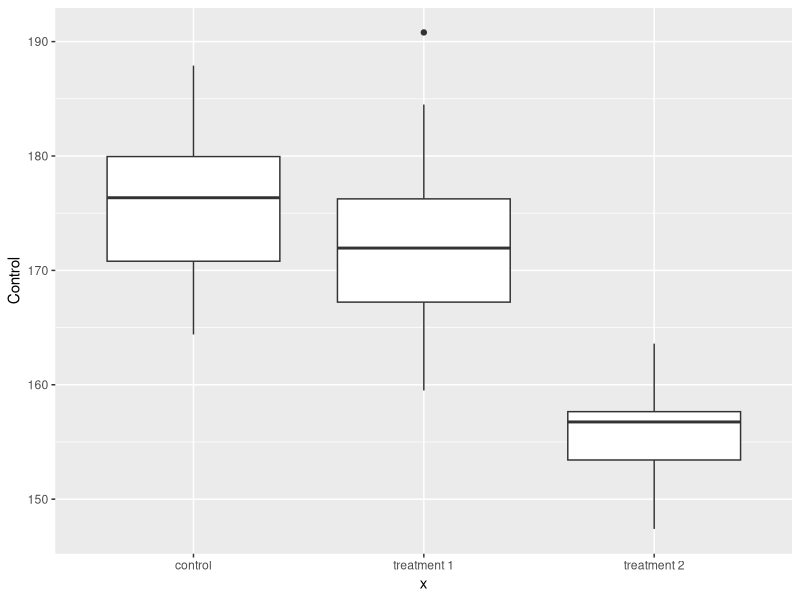
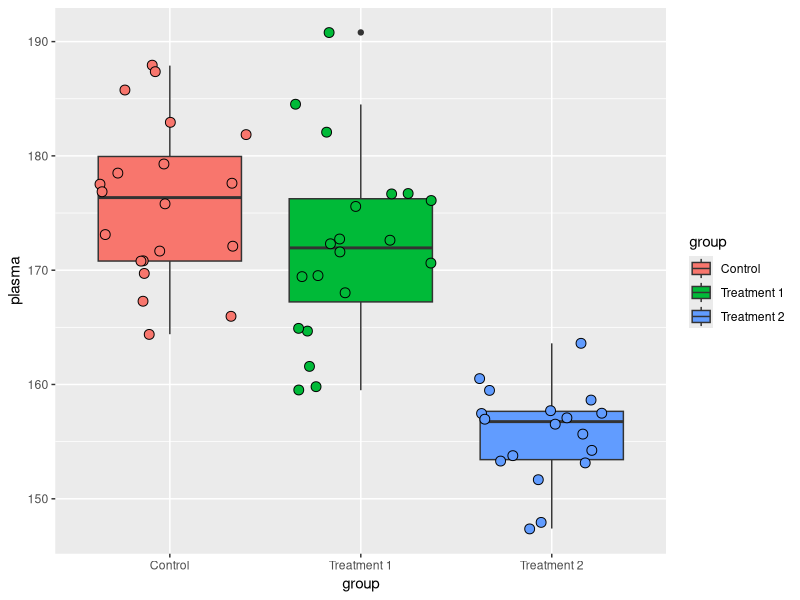
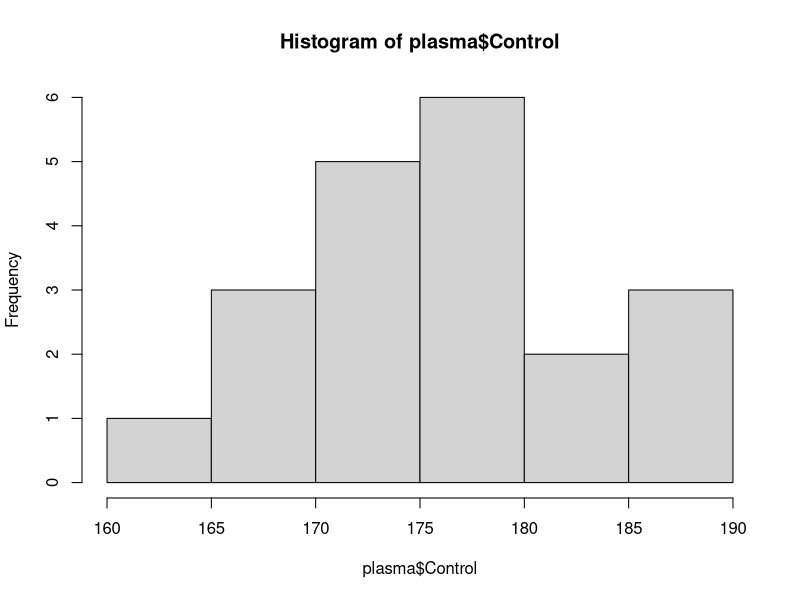
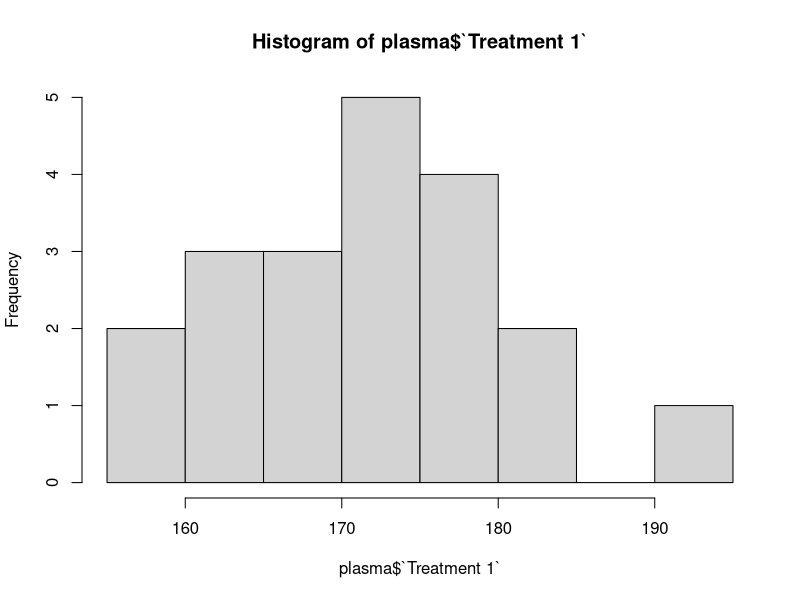
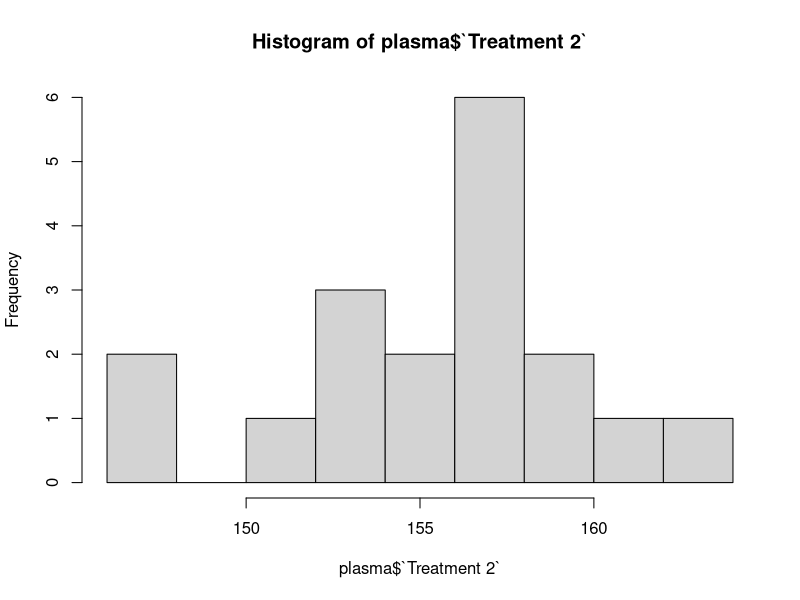
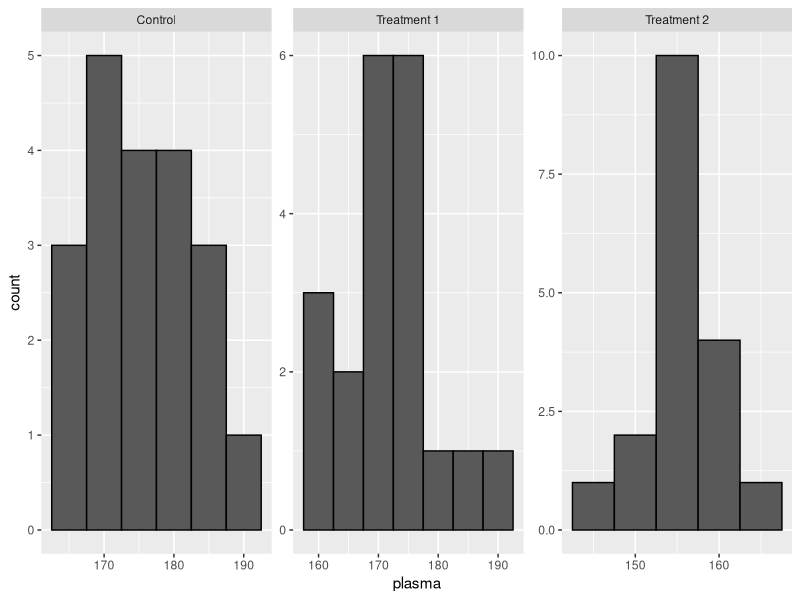
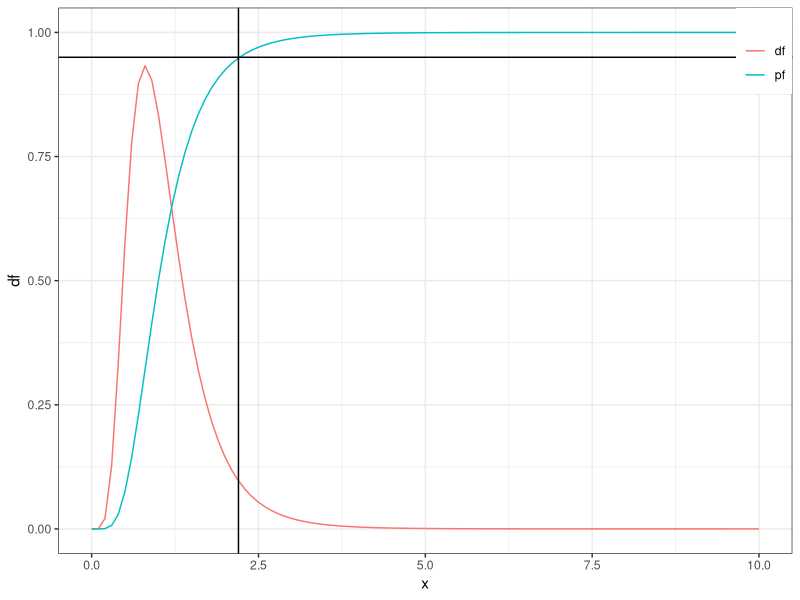
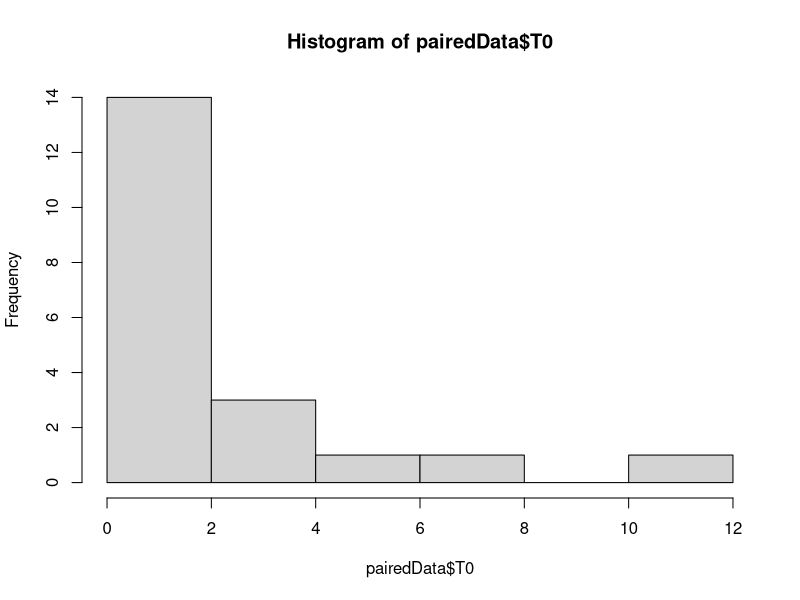

R code for these plots, in order:
## ---- chunk 1
library(ggplot2)
library(tidyr)
library(dplyr)
library(ggbeeswarm)

df_bisphenol <- read.csv("data/ExerciceBisphenol.csv")

plasma <- readxl::read_xlsx("data/ExercicePlasmaCholesterol.xlsx")

pairedData <- readxl::read_xlsx("data/pairedData.xlsx")


## ---- chunk 2
knitr::opts_chunk$set(warning = F)
## ---- chunk 3
plasma
## ---- chunk 4
ggplot(plasma)+
  geom_boxplot(aes(x = "control",y = Control))+
  geom_boxplot(aes(x = "treatment 1",`Treatment 1`))+
  geom_boxplot(aes(x = "treatment 2",`Treatment 2`))
## ---- chunk 5
plasma_long <- pivot_longer(plasma,
                            cols = c("Control","Treatment 1","Treatment 2"),
                            values_to = "plasma",
                            names_to = "group")
plasma_long
## ---- chunk 6
ggplot(data=plasma_long,
       aes(x = group,
           y = plasma,
           fill=group))+  #define data and variables
  geom_boxplot()+
  geom_jitter(shape=21,show.legend = F,cex=3) #create one layer of graph

## ---- chunk 7
hist(plasma$Control)
## ---- chunk 8
hist(plasma$`Treatment 1`)
## ---- chunk 9
hist(plasma$`Treatment 2`)
## ---- chunk 10
plasma_long %>%
  ggplot()+
  geom_histogram(aes(plasma),
                 binwidth = 5,
                 color = "black")+
  facet_wrap(~group,scales = "free")
## ---- chunk 11
var(plasma$Control)
var(plasma$`Treatment 1`)
var(plasma$`Treatment 2`)
## ---- chunk 12
plasma$`Treatment 2`
## ---- chunk 13
var(plasma$`Treatment 2`,na.rm = T)
## ---- chunk 14
plasma_long %>%
  group_by(group)%>%
  dplyr::summarise(mean = mean(plasma,na.rm = T),
                   sd = sd(plasma,na.rm = T),
                   var = var(plasma,na.rm = T))
## ---- chunk 15
aov_res <- aov(plasma ~ group,
               data = plasma_long)

summary(aov_res)
## ---- chunk 16
N <- nrow(na.omit(plasma))
x <- seq(0,10,0.1)
data.frame(x = x,
           df = df(x,N,N),
           pf = pf(x,N,N)) %>%
  ggplot()+
  geom_line(aes(x,df,color = "df"))+
  geom_line(aes(x,pf,color = "pf"))+
  geom_hline(yintercept = .95)+
  geom_vline(xintercept = 2.2)+
  theme_bw()+theme(legend.position = c(1,1),
                   legend.justification = c(1,1))+
  labs(color = "")
## ---- chunk 17
krus_res <- kruskal.test(plasma ~ group,data = plasma_long)
krus_res
## ---- chunk 18
TukeyHSD(aov_res)
## ---- chunk 19
pairedData
## ---- chunk 20
hist(pairedData$T0)
## ---- chunk 21
hist(pairedData$W1)
## ---- chunk 22
paired_long <- pairedData %>% 
  pivot_longer(cols = c("T0","W1"),
               names_to = "time")
## ---- chunk 23
paired_long %>%
  ggplot(aes(value))+
  geom_histogram(binwidth = 3,color = "black")+
  facet_wrap(~time)
## ---- chunk 24
wilcox.test(pairedData$T0,pairedData$W1,paired=T)
## ---- chunk 25
wilcox.test(value ~ time, data = paired_long)
## ---- chunk 26
wilcox.test(pairedData$T0,pairedData$W1,paired=F)
## ---- chunk 27
pairedData %>% 
  pivot_longer(cols = c("T0","W1"),
               names_to = "time")%>%
  ggplot(aes(time,value))+
  geom_jitter()+
  geom_boxplot(alpha = .3,outlier.shape = NA)
## ---- chunk 28

paired_long$timejitter <- jitter(as.numeric(factor(paired_long$time)))

paired_long %>%
  ggplot(aes(timejitter,value))+
  geom_point(aes(color = time))+
  geom_line(aes(group = id))+
  scale_x_continuous(breaks = c(1,2),labels = c("T0","W1"))
## ---- chunk 29
pairedData %>%
  ggplot(aes(x = 1,y = W1-T0))+
  geom_jitter()+
  geom_boxplot(alpha = .2)
## ---- chunk 30
t.test(pairedData$T0,pairedData$W1,paired=T)
## ---- chunk 31

concordanceT0W1 <- table(pairedData$T0>1,pairedData$W1>1,dnn = c("T0","W1"))
concordanceT0W1

## ---- chunk 32
mcnemar.test(concordanceT0W1)
